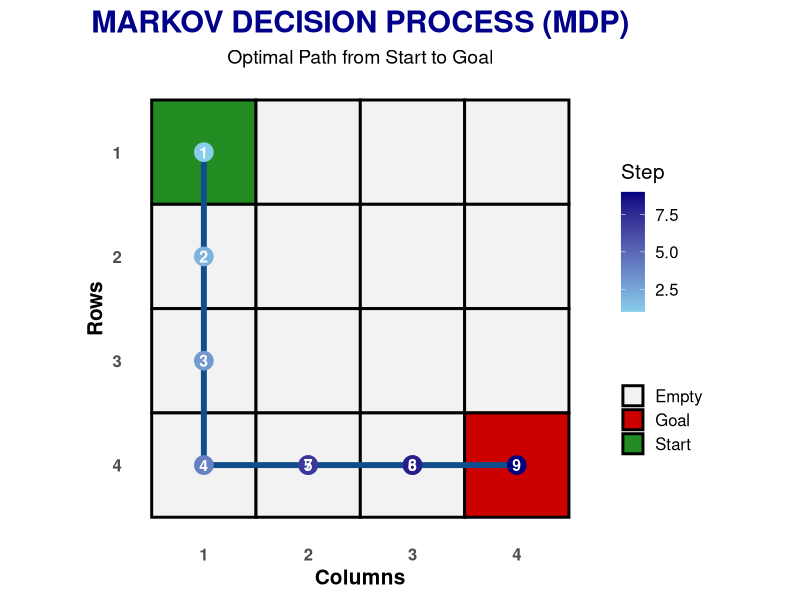

Recreate this plot in R.
#=========================================================
# Markov Decision Process (MDP) Demo
# Beautiful Console Output + Professional Visualization
#=========================================================

library(ggplot2)

set.seed(123)   # For reproducible results

#-----------------------------
# Grid Initialization
#-----------------------------
grid_size <- 4

start <- c(1,1)
goal  <- c(4,4)

state <- start
step <- 1
total_reward <- 0

trajectory <- data.frame(
  step = 1,
  row = start[1],
  col = start[2]
)

#-----------------------------
# Display Initial Grid
#-----------------------------
cat("\n")
cat("==============================================\n")
cat("     MARKOV DECISION PROCESS SIMULATION\n")
cat("==============================================\n")
cat("Grid Size      :", grid_size, "x", grid_size, "\n")
cat("Start Position :", paste(start, collapse = ","), "\n")
cat("Goal Position  :", paste(goal, collapse = ","), "\n")
cat("==============================================\n\n")

#-----------------------------
# Simulation
#-----------------------------
while(!all(state == goal)){
  
  row <- state[1]
  col <- state[2]
  
  possible <- list()
  
  if(row > 1)
    possible$Up <- c(row-1, col)
  
  if(row < grid_size)
    possible$Down <- c(row+1, col)
  
  if(col > 1)
    possible$Left <- c(row, col-1)
  
  if(col < grid_size)
    possible$Right <- c(row, col+1)
  
  best_action <- NULL
  best_distance <- Inf
  state_next <- NULL
  
  for(action in names(possible)){
    
    next_state <- possible[[action]]
    
    distance <- abs(goal[1]-next_state[1]) +
      abs(goal[2]-next_state[2])
    
    if(distance < best_distance){
      
      best_distance <- distance
      best_action <- action
      state_next <- next_state
      
    }
    
  }
  
  # Exploration (20%)
  if(runif(1) < 0.20){
    
    random_action <- sample(names(possible),1)
    
    best_action <- random_action
    state_next <- possible[[random_action]]
    
  }
  
  reward <- -1
  
  if(all(state_next == goal))
    reward <- 100
  
  total_reward <- total_reward + reward
  
  #-----------------------------
  # Beautiful Console Output
  #-----------------------------
  cat("==============================================\n")
  cat(sprintf("STEP %d\n", step))
  cat("==============================================\n")
  cat(sprintf("Current State : (%d,%d)\n", state[1], state[2]))
  cat(sprintf("Action Taken  : %s\n", best_action))
  cat(sprintf("Next State    : (%d,%d)\n", state_next[1], state_next[2]))
  cat(sprintf("Reward        : %d\n", reward))
  cat("==============================================\n\n")
  
  state <- state_next
  step <- step + 1
  
  trajectory <- rbind(
    trajectory,
    data.frame(
      step = step,
      row = state[1],
      col = state[2]
    )
  )
  
}

#-----------------------------
# Final Result
#-----------------------------
cat("\n")
cat("#########################################################\n")
cat("#                SIMULATION COMPLETED                   #\n")
cat("#########################################################\n")
cat(sprintf("Total Steps  : %d\n", step-1))
cat(sprintf("Total Reward : %d\n", total_reward))
cat("Goal Successfully Reached!\n")
cat("#########################################################\n")

#=========================================================
# Beautiful Visualization
#=========================================================

grid <- expand.grid(
  col = 1:grid_size,
  row = 1:grid_size
)

grid$Cell <- "Empty"

grid$Cell[
  grid$row == start[1] &
    grid$col == start[2]
] <- "Start"

grid$Cell[
  grid$row == goal[1] &
    grid$col == goal[2]
] <- "Goal"

ggplot() +
  
  geom_tile(
    data = grid,
    aes(col, row, fill = Cell),
    colour = "black",
    linewidth = 1
  ) +
  
  geom_path(
    data = trajectory,
    aes(col, row),
    colour = "dodgerblue4",
    linewidth = 2,
    lineend = "round"
  ) +
  
  geom_point(
    data = trajectory,
    aes(col, row, colour = step),
    size = 6
  ) +
  
  geom_text(
    data = trajectory,
    aes(col, row, label = step),
    colour = "white",
    fontface = "bold",
    size = 4
  ) +
  
  scale_fill_manual(values = c(
    "Empty" = "grey95",
    "Start" = "forestgreen",
    "Goal" = "red3"
  )) +
  
  scale_colour_gradient(
    low = "skyblue",
    high = "navy"
  ) +
  
  scale_x_continuous(
    breaks = 1:grid_size
  ) +
  
  scale_y_reverse(
    breaks = 1:grid_size
  ) +
  
  coord_fixed() +
  
  labs(
    title = "MARKOV DECISION PROCESS (MDP)",
    subtitle = "Optimal Path from Start to Goal",
    x = "Columns",
    y = "Rows",
    colour = "Step",
    fill = ""
  ) +
  
  theme_minimal(base_size = 15) +
  
  theme(
    
    plot.title = element_text(
      face = "bold",
      size = 22,
      colour = "darkblue",
      hjust = 0.5
    ),
    
    plot.subtitle = element_text(
      size = 14,
      hjust = 0.5
    ),
    
    axis.title = element_text(
      face = "bold"
    ),
    
    axis.text = element_text(
      face = "bold",
      size = 12
    ),
    
    panel.grid = element_blank(),
    
    legend.position = "right"
  )
